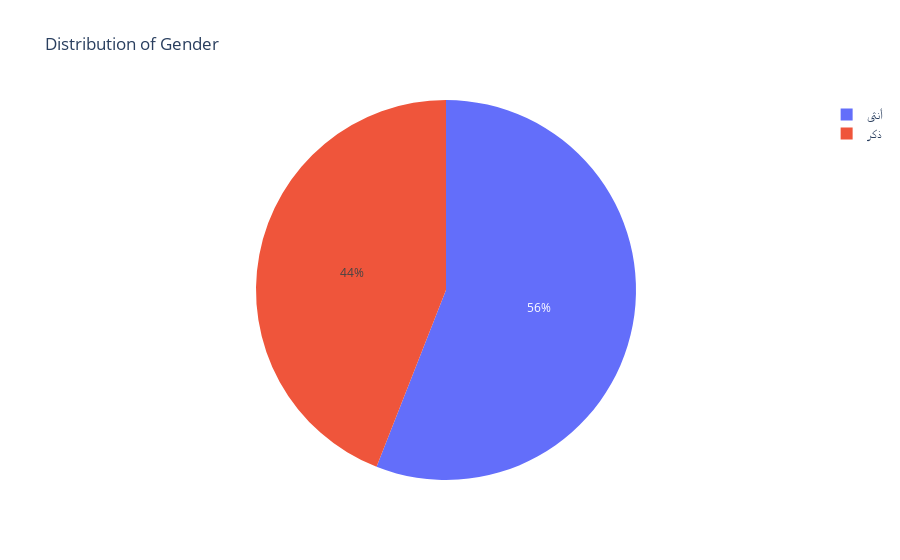

Notebook cell for this chart:
### Markdown cell above
## **Explore the datasets to understand the features and target variables.**

### Code cell
fig_gender = px.pie(df_train, names='Gender', title='Distribution of Gender')
fig_gender.show()

### Figure 1 — Plotly figure (JSON) as saved in the notebook; plotly's stock layout.template omitted (floating-point values rounded to 4 significant figures; data arrays with more than 128 entries replaced by an {"elided": "..."} marker saying what was removed)
{"data": [{"domain": {"x": [0, 1], "y": [0, 1]}, "hovertemplate": "Gender=%{label}<extra></extra>", "labels": {"elided": "6548 str values"}, "legendgroup": "", "name": "", "showlegend": true, "type": "pie"}], "layout": {"legend": {"tracegroupgap": 0}, "title": {"text": "Distribution of Gender"}}}
